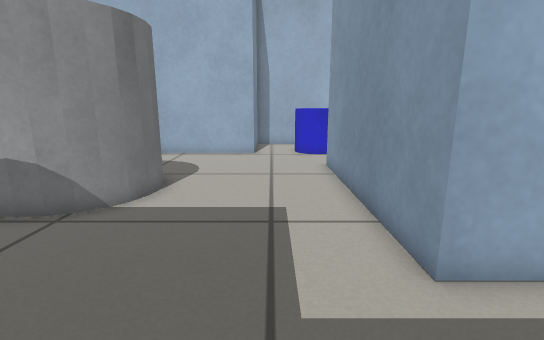
view 1 (above)

18 first-person views from a walk through a robot-simulator world made for Gazebo. The camera is 0.52 m above the floor, tilts 12° down and sees 85° across. The floor is counted in squares, 0.2 m on a side. Each view is taken from the middle of a square. On the plan, view 1 faces up. The plan holds only what a view shows up to about 19 squares ahead; the rest is blank.

view 2
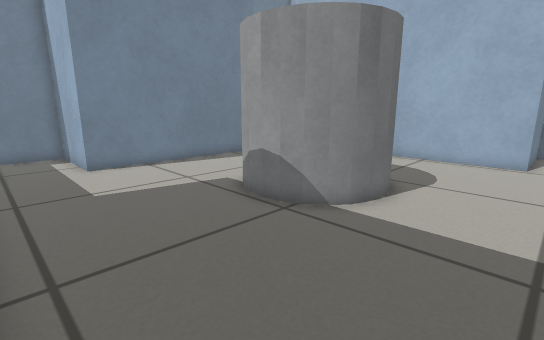

view 3
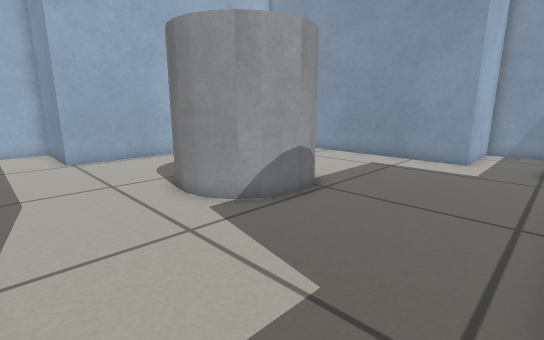

view 4
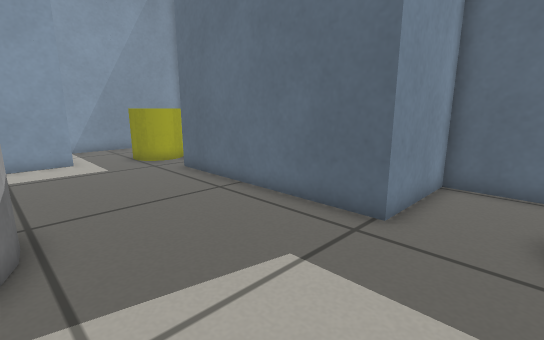

view 5
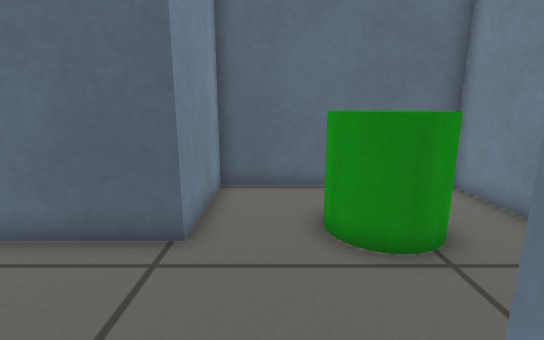

view 6
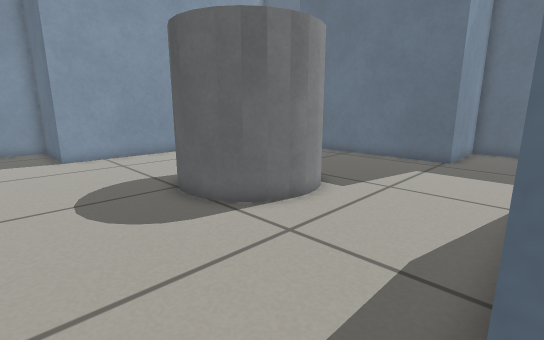

view 7
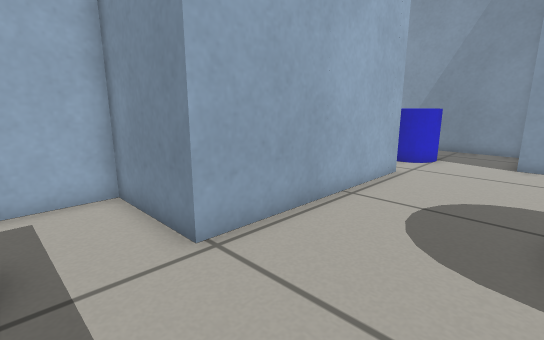

view 8
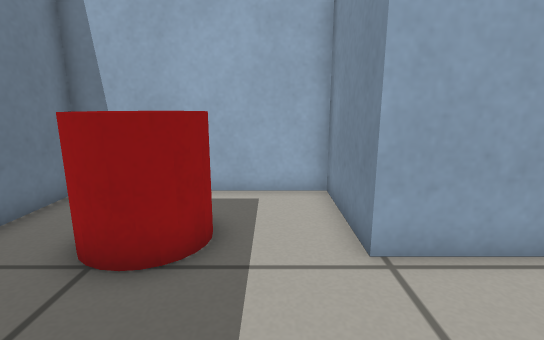

view 9
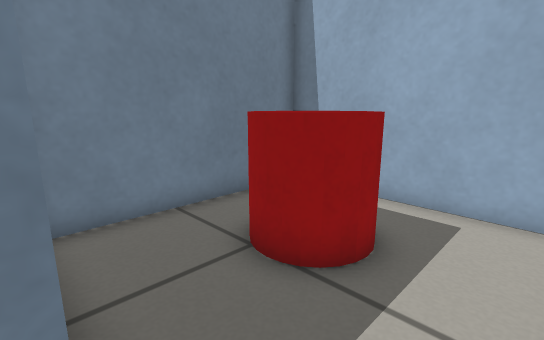

view 10
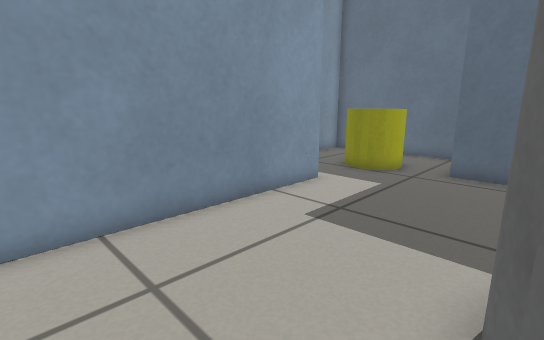

view 11
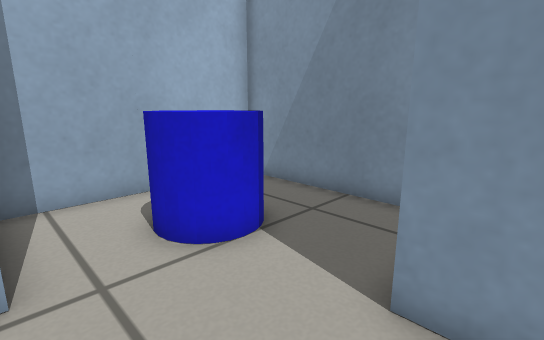

view 12
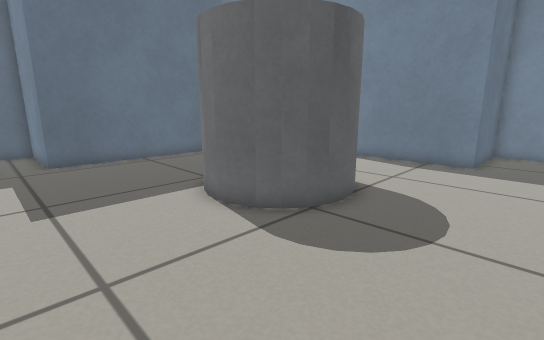

view 13
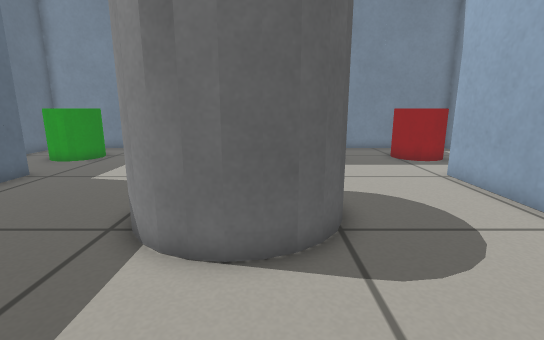

view 14
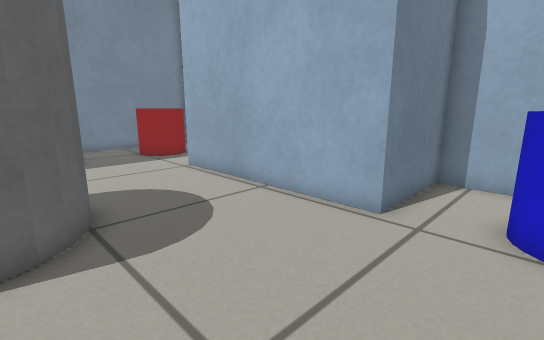

view 15
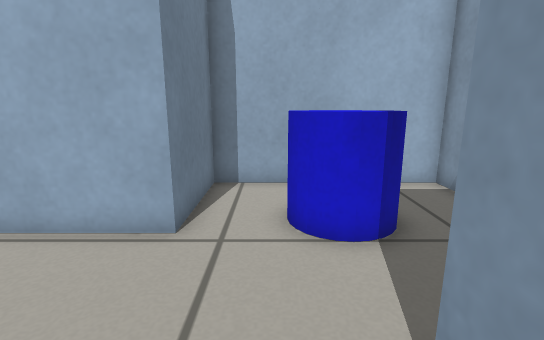

view 16
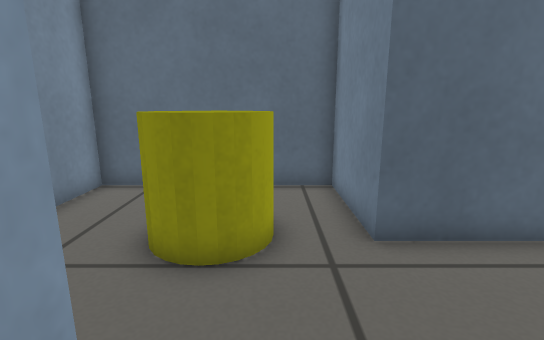

view 17
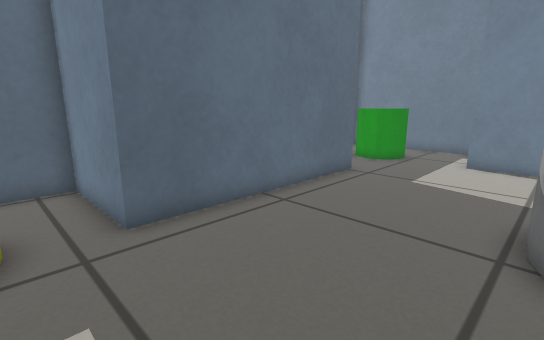

view 18
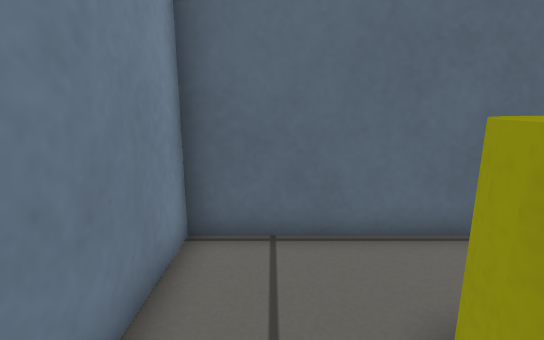

### Floor plan
Key: @ floor where view 1 was taken; # wall or solid block; . floor; C blue cylinder; G grey cylinder; Y yellow cylinder; R green cylinder; E red cylinder.
Columns run from 18 left of view 1 to 7 right of it. Each row starts with its distance up from view 1.
 21 #########        #########
 20 #   ....#        #...  ..#
 19 #.  E...#        #..CC ..#
 18 #. EEE..#        #..C C..#
 17 #..EE...##########..CCC..#
 16 #........................#
 15 #........................#
 14 #........................#
 13 #####................#####
 12     #.......G........#
 11     #.....GG G.......#
 10     #.....G   G......#
  9     #.....G   G......#
  8     #.....G   G......#
  7     #......GGG.......#
  6     #................#
  5     #................#
  4 #####................#####
  3 #........................#
  2 #........................#
  1 #..RR..............YYY...#
  0 #..RRR..##########@YYY...#
 -1 #.. R...#        #..YY...#
 -2 #.......#        #.......#
 -3 #.......#        #.......#
 -4 #########        #########

Where each view was taken, in squares from view 1:
view 1: 0 up, 0 right, facing up
view 2: 1 up, 0 right, facing up-left
view 3: 1 up, 13 left, facing up-right
view 4: 7 up, 13 left, facing down-right
view 5: 6 up, 12 left, facing down
view 6: 16 up, 14 left, facing down-right
view 7: 12 up, 13 left, facing up-right
view 8: 12 up, 12 left, facing up
view 9: 13 up, 11 left, facing up-left
view 10: 13 up, 4 left, facing down-right
view 11: 12 up, 1 left, facing up-right
view 12: 16 up, 1 right, facing down-left
view 13: 10 up, 1 right, facing left
view 14: 10 up, 2 right, facing up-left
view 15: 11 up, 1 right, facing up
view 16: 6 up, 1 right, facing down
view 17: 7 up, 1 right, facing down-left
view 18: 2 up, 5 right, facing down
